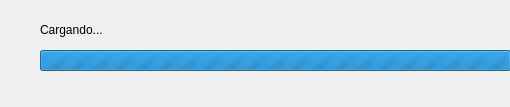
<?xml version="1.0" encoding="UTF-8"?>
<ui version="4.0">
 <class>Progress</class>
 <widget class="QDialog" name="Progress">
  <property name="geometry">
   <rect>
    <x>0</x>
    <y>0</y>
    <width>510</width>
    <height>107</height>
   </rect>
  </property>
  <property name="windowTitle">
   <string>Herevea</string>
  </property>
  <property name="windowIcon">
   <iconset>
    <normaloff>Herevea.png</normaloff>Herevea.png</iconset>
  </property>
  <widget class="QProgressBar" name="progressBar">
   <property name="geometry">
    <rect>
     <x>40</x>
     <y>50</y>
     <width>471</width>
     <height>21</height>
    </rect>
   </property>
   <property name="maximum">
    <number>0</number>
   </property>
   <property name="value">
    <number>3</number>
   </property>
  </widget>
  <widget class="QLabel" name="label">
   <property name="geometry">
    <rect>
     <x>40</x>
     <y>20</y>
     <width>421</width>
     <height>19</height>
    </rect>
   </property>
   <property name="text">
    <string>Cargando...</string>
   </property>
  </widget>
 </widget>
 <resources/>
 <connections/>
</ui>
